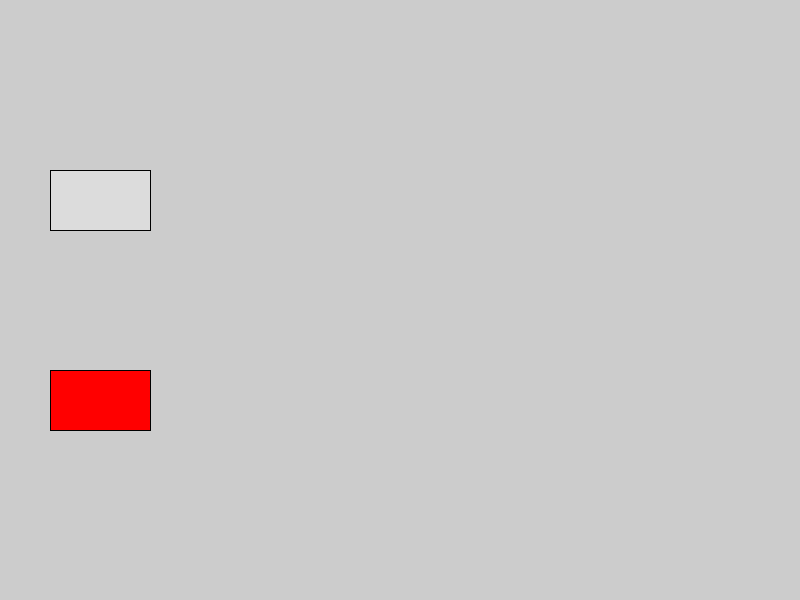
Frame 1 (no input)
Frame 60 (the mouse pressed at the canvas centre just before this capture): identical to frame 1, image omitted
Frame 120 (the mouse held since frame 60 and released just before this capture): identical to frame 1, image omitted

The Processing sketch that drew this single still picture (run headless with seeded random() and noise(); from frame 60 on, the mouse is pressed at the canvas centre):

// Processing sketch: car_oop
// ── car_oop.pde
color audiColor = color(220, 220, 220);
color volvoColor = color(255, 0, 0);

Car audi = new Car(audiColor, 100, 200);
Car volvo = new Car(volvoColor, 100, 400);

void setup(){
  size(800, 600);
  audi.drawCar();
  volvo.drawCar();
}

void draw(){
  
}

class Car{
  
  //variables
  float xPos;
  float yPos;
  color colour;
  
  //constructor
  Car(color tempColour, float tempXPos, float tempYPos){
    colour = tempColour;
    xPos = tempXPos;
    yPos = tempYPos;
  }
  
  //functionality
  void drawCar(){
    println("debug " + colour);
    rectMode(CENTER);
    fill(colour);
    rect(xPos, yPos, 100, 60);
  }
}
